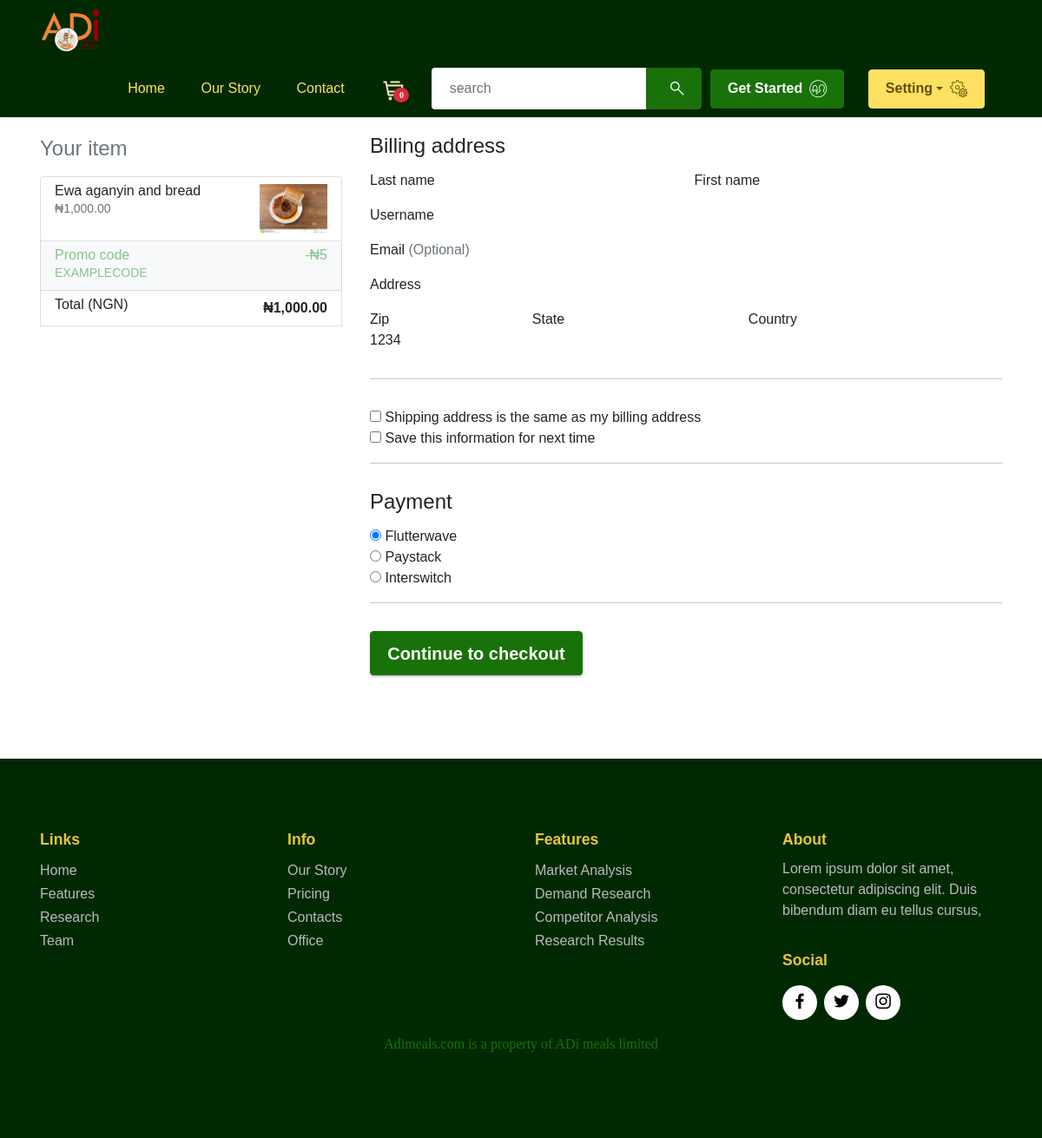
Page /payments/payment/1000.00/ewa-aganyin-and-bread/ on the committed database.
### food_app/models.py (models this page shows, shortened)
class Food(models.Model):
    image = models.ImageField(upload_to="media", height_field=None, width_field=None, max_length=None)
    food_item = models.CharField(max_length=30)
    food_price = models.DecimalField(max_digits=30,decimal_places=2)
    slug = models.SlugField(max_length=250,null=True,blank=True)
    cart = GenericRelation(CartItemsFood)
    protein = models.CharField(max_length=100,default="fried beef")
    uid = models.UUIDField(default=uuid.uuid4)

### payments/views.py (the view)
# urls.py: path('payment/<float:price>/<slug:slug>/',views.payment,name='payment'),#This is for payment page
def payment(request, price, slug):
    email = ""
    username = ""
    mobile = ""
    phone_no = ""
    try:
        if request.user.is_authenticated:
            address = UserAddress.objects.get(user=request.user)
            username = request.user.username
            email = request.user.email
            mobile = Mobile.objects.get(user=request.user)
            phone_no = mobile.phone_no
            print(phone_no)
        else:
            address = "Anonymousstreet.com"
            username = "Anonymous User"
            email = "Anonymoususer@gmail.com"
            phone_no = "081-Anonymous User"
            print(phone_no)
            print(address)
    except Mobile.DoesNotExist:
        messages.error(request, "Please, complete Account Information before proceeding")
        return redirect('authentication:account_info')
    def get_food_item():
        return food.filter(food_price=price, slug=slug).first()
    def get_soup_item():
        return soup.filter(Q(mini_box_price = price) & Q(slug = slug) | Q(medium_box_price = price) & Q(slug = slug) | Q(mega_box_price = price) & Q(slug = slug) | Q(pk = price) & Q(slug = slug)).first()
    return render(request, 'payments/checkout.html', {
        'item': get_food_item(),
        'item2': get_soup_item(),
        'tx_ref': tx_ref,
        'price': price,
        'slug': slug,
        'email': email,
        'username': username,
        'phone_no': phone_no,
    })

### my_site/context_processors.py (called while the page is built)
def context_render(request):
    cart = ""
    fname = ""
    cart_quantity = ""
    try:
        if request.user.is_authenticated:
            cart = Cart.objects.get(user=request.user)
            cart_quantity = cart.total_quantity()
            fname = request.user.first_name
        else:
            cart = Cart.objects.get(session_id=request.session['cart_users'],is_paid=False)
            cart_quantity = cart.total_quantity()
            fname = "Anonymous"
    except:
        cart_quantity = 0
    return {'cart':cart,'cart_quantity':cart_quantity,'fname':fname}

### payments/converters.py (called while the page is built)
    def to_python(self,value):
        return float(value)

### payments/templates/payments/checkout.html (shortened to what this page needs)
{% extends "base/base.html" %}
{% load static %}
{% block pageBody %}
<section data-bs-version="5.1" class="image2 cid-u0tuxl367X" id="image2-7">
<div class="container">
    <div class="row">
        <div class="col-md-8 order-md-1 display-4 ">
            <h4 class="mb-3">Billing address</h4>
            <form action="{% url 'authentication:signin' %}" class="needs-validation" novalidate>
                <div class="row">
                    <div class="col-md-6 mb-3">
                        <label for="firstName">First name</label>
                    </div>
                    <div class="col-md-6 mb-3">
                        <label for="lastName">Last name</label>
                    </div>
                </div>
                <div class="mb-3">
                    <label for="username">Username</label>
                </div>
                <div class="mb-3">
                    <label for="email">Email <span class="text-muted">(Optional)</span></label>
                </div>
                <div class="mb-3">
                    <label for="address">Address</label>
                </div>
                <div class="row">
                    <div class="col-md-5 mb-3">
                        <label for="country">Country</label>
                    </div>
                    <div class="col-md-4 mb-3">
                        <label for="state">State</label>
                    </div>
                    <div class="col-md-3 mb-3">
                        <label for="zip">Zip</label>
                        <div class="input-group">
                            1234
                        </div>
                    </div>
                </div>
                <hr class="mb-4">
                <div class="custom-control custom-checkbox">
                    <input type="checkbox" class="custom-control-input" id="same-address">
                    <label class="custom-control-label" for="same-address">Shipping address is the same as my billing
                        address</label>
                </div>
                <div class="custom-control custom-checkbox">
                    <input type="checkbox" class="custom-control-input" id="save-info">
                    <label class="custom-control-label" for="save-info">Save this information for next time</label>
                </div>
                <hr class="mb-4">
                <h4 class="mb-3">Payment</h4>
                <div class="d-block my-3">
                    <div class="custom-control custom-radio">
                        <input id="credit" name="paymentMethod" type="radio" class="custom-control-input" checked required>
                        <label class="custom-control-label" for="credit">Flutterwave</label>
                    </div>
                    <div class="custom-control custom-radio">
                        <input id="debit" name="paymentMethod" type="radio" class="custom-control-input" required>
                        <label class="custom-control-label" for="debit">Paystack</label>
                    </div>
                    <div class="custom-control custom-radio">
                        <input id="paypal" name="paymentMethod" type="radio" class="custom-control-input" required>
                        <label class="custom-control-label" for="paypal">Interswitch</label>
                    </div>
                </div>
                <hr class="mb-4">
                <button class="btn btn-primary btn-lg btn-block" type="submit">Continue to checkout</button>
            </form>
        </div>
        <div class="col-md-4 order-md-2 mb-4 display-4 ">
            <h4 class="d-flex justify-content-between align-items-center mb-3">
                <span class="text-muted">Your item</span>
                <span class="badge badge-secondary badge-pill">3</span>
            </h4>
            <ul class="list-group mb-3">
                <li class="list-group-item d-flex justify-content-between lh-condensed">
                    {% if item %}
                    <div>
                        <h6 class="my-0">{{item.food_item|capfirst}}</h6>
                        <small class="text-muted">₦{{item.food_price}}</small>
                    </div>
                    <div class="col-md-3 text-left">
                        <img src={{item.image.url}} class="img-fluid" alt="Adi Foods"
                        data-bs-slide-to="4" data-slide-to="4" class="img-fluid d-none d-md-block rounded mb-2 shadow ">
                    </div>
                    <li class="list-group-item d-flex justify-content-between bg-light">
                        <div class="text-success">
                            <h6 class="my-0">Promo code</h6>
                            <small>EXAMPLECODE</small>
                        </div>
                        <span class="text-success">-₦5</span>
                    </li>
                    <li class="list-group-item d-flex justify-content-between">
                        <span>Total (NGN)</span>
                        <strong>₦{{item.food_price}}</strong>
                    </li><br>
                    {% endif %}
                </li>
            </ul>
        </div>
    </div>
</div>
</section>
{% endblock %}

### static/assets/theme/css/style.css (style rules this page uses)
section { background-color: #ffffff; }
body { font-style: normal; line-height: 1.5; font-weight: 400; color: #232323; position: relative; }
button { background-color: transparent; border-color: transparent; }
section, .container, .container-fluid { position: relative; word-wrap: break-word; }
h1, h2, h3, h4, h5, h6, .display-1, .display-2, .display-4, .display-5, .display-7, span, p, a { line-height: 1; word-break: break-word; word-wrap: break-word; font-weight: 400; }
b, strong { font-weight: bold; }
section { background-position: 50% 50%; background-repeat: no-repeat; background-size: cover; }
img, iframe { display: block; width: 100%; }
.btn { font-weight: 600; border-width: 1px; font-style: normal; margin: 0.6rem 0.6rem; white-space: normal; transition: all 0.2s ease-in-out; display: inline-flex; align-items: center; justify-content: center; word-break: break-word; }
.btn-lg { font-weight: 600; letter-spacing: 0px; transition: all 0.3s ease-in-out; }
[type=submit] { -webkit-appearance: none; }
.row { display: -webkit-flex; -webkit-flex-wrap: wrap; }
html, body { height: auto; min-height: 100vh; }
form .row { margin-left: -0.6rem; margin-right: -0.6rem; }
form .row [class*=col] { padding-left: 0.6rem; padding-right: 0.6rem; }
form .btn { display: flex; padding: 0.6rem 1.2rem; margin: 0; }
.form-control, form .btn { min-height: 48px; }
ul, ol, pre, blockquote { margin-bottom: 2.3125rem; }
.mb-4 { margin-bottom: 2rem !important; }
@media (min-width: 992px) { .container { padding-left: 16px; padding-right: 16px; } }
@media (min-width: 992px) { .row { margin-left: -16px; margin-right: -16px; } }
@media (min-width: 992px) { .row > [class*=col] { padding-left: 16px; padding-right: 16px; } }

### rows in the picture
Food: food_item "Ewa aganyin and bread", food_price "1,000.00", image (picture)

### other values in the picture
{{ cart_quantity }} "0"
